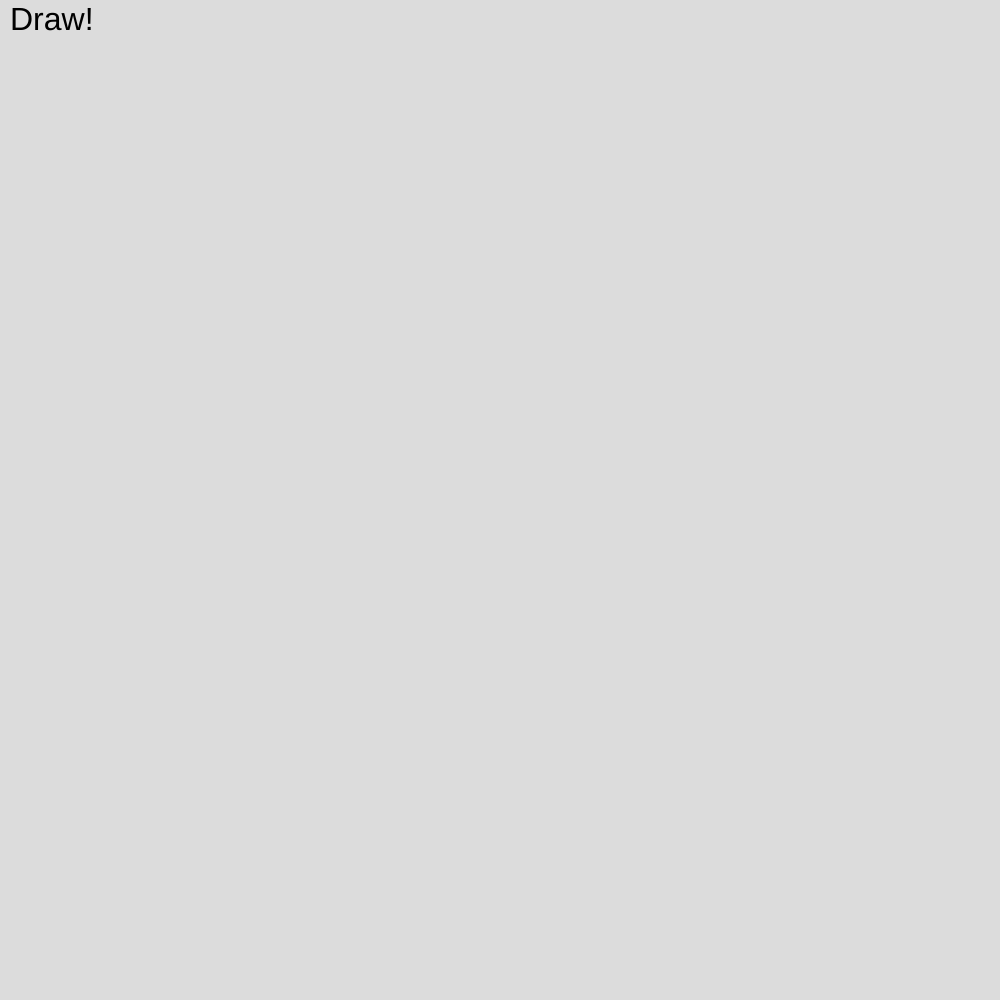
Frame 1 (no input)
Frame 60 (no input): identical to frame 1, image omitted
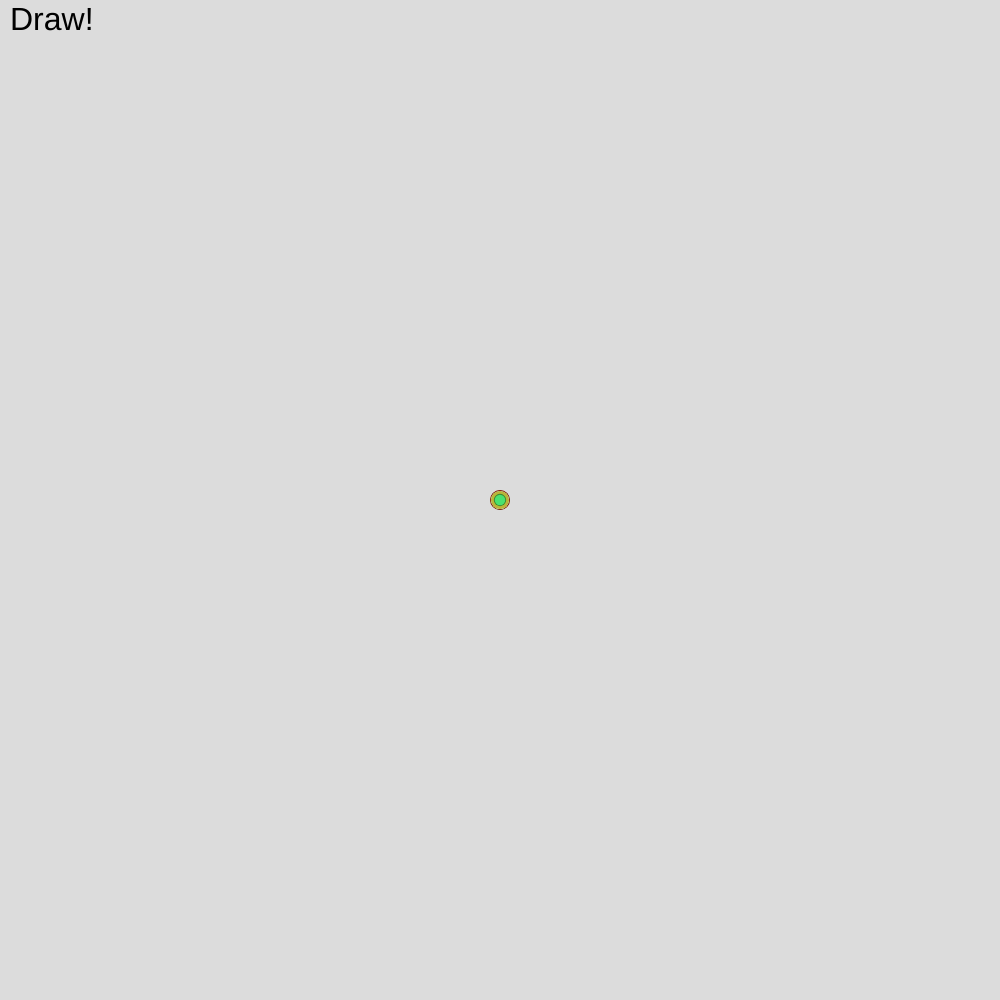
Frame 120 (the mouse pressed at the canvas centre since frame 60)

The p5.js sketch that drew these frames (run headless with seeded random() and noise() and a simulated clock; from frame 60 on, the mouse is pressed at the canvas centre):

// p5.js sketch
// ── sketch.js
let boxes = [];

function setup() {
  createCanvas(1000, 1000);
  
}

function draw() {
	background(220);
	push();
	fill(0);
	textSize(32);
	textFont('Helvetica');
	text('Draw!', 10, 30);
	pop();
	if(mouseIsPressed){
		boxes.push(new Box(mouseX, mouseY, random(10, 20)));
	}
  
	for(let box of boxes){
		box.show();
	}
}

class Box{
	constructor(x, y, s){
		this.x = x;
		this.y = y;
		this.size = s;
	}
	
	show(){
		push();
		noStroke();
		let distToMouse = dist(mouseX, mouseY, this.x, this.y);
		fill(255-random(0,255)-distToMouse,255-random(0,255) - distToMouse,255-random(0,255) - distToMouse);
		ellipse(this.x, this.y, this.size, this.size);
		pop();
	}
}
